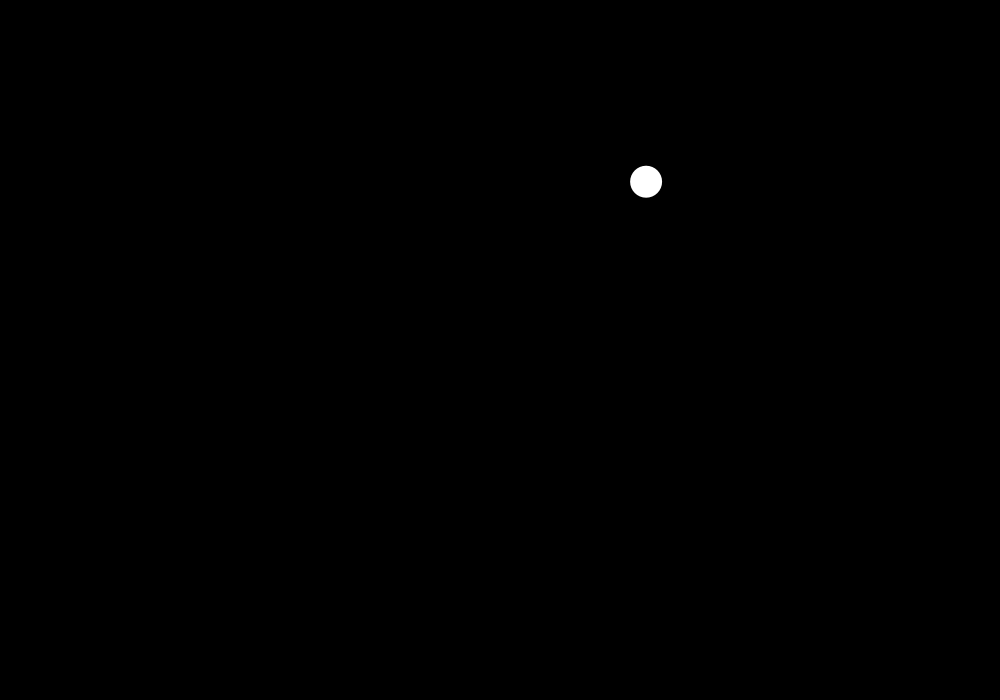
Frame 1 (no input)
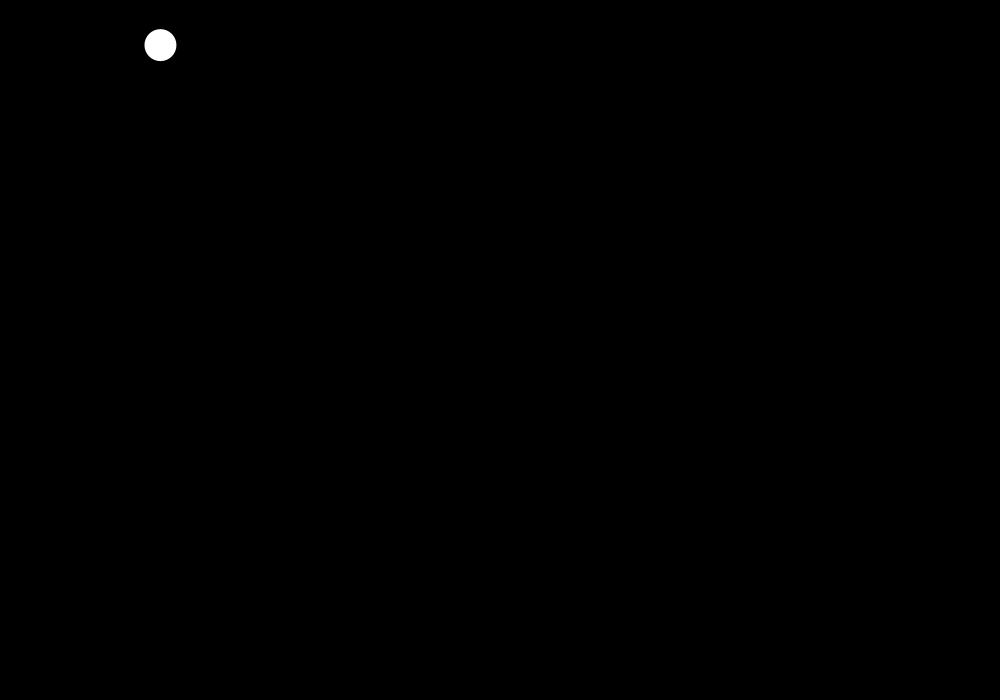
Frame 60 (the mouse pressed at the canvas centre just before this capture)
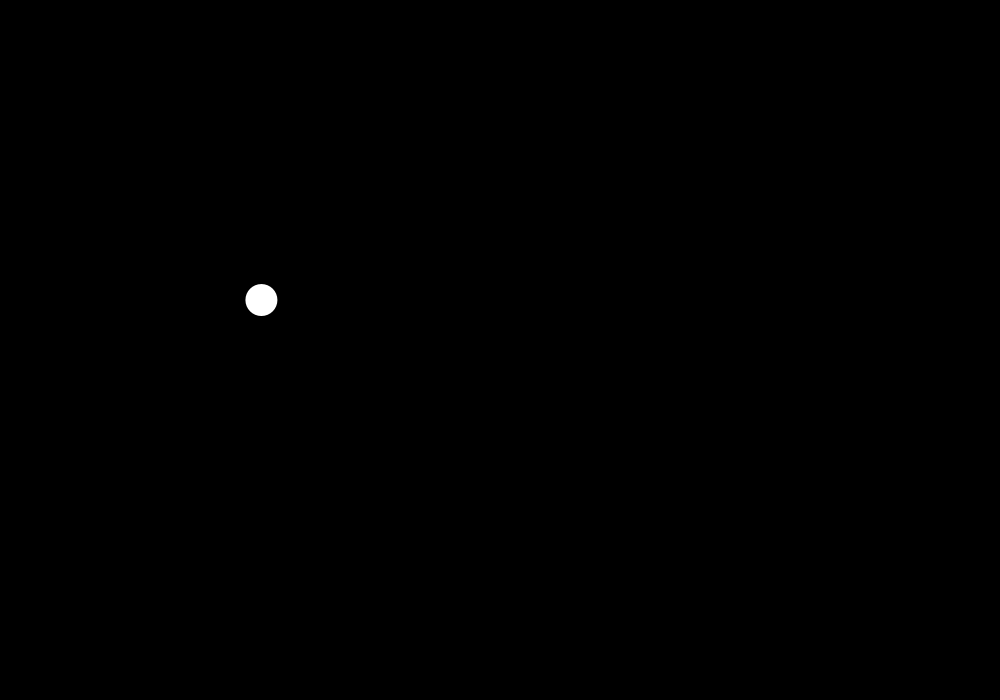
Frame 120 (the mouse held since frame 60 and released just before this capture)

The Processing sketch that drew these frames (run headless with seeded random() and noise(); from frame 60 on, the mouse is pressed at the canvas centre):

// Processing sketch: MoverObjectTowardsMouse
// ── MoverObjectTowardsMouse.pde
/*
  Try implementing the above example with a variable magnitude of acceleration, stronger when it is
  either closer or farther away. (Completato)
*/
Mover m;

void setup() {
  size(1000, 700);
  m = new Mover();
}

void draw() {
  background(0);
  m.update();
  m.show();
}

// ── Mover.pde
class Mover {

  PVector pos, vel, acc;
  float magnitude;
  float r = 16;
  float topSpeed = 10;
  final float DISTANCE = 200;

  Mover() {
    pos = new PVector(random(width), random(height));
    vel = new PVector(0, 0);
    acc = new PVector(0, 0);
  }

  void update() {
    float strength = 0;
    PVector mouse = new PVector(mouseX, mouseY);
    PVector direction = PVector.sub(mouse, pos);
    if(direction.mag() > DISTANCE) strength = 0.5;
    else strength = 0.1;
    direction.normalize();
    direction.mult(strength);
    
    acc = direction;
    vel.add(acc);
    vel.limit(topSpeed);
    pos.add(vel);
  }

  void show() {
    noStroke();
    fill(255);
    ellipse(pos.x, pos.y, r * 2, r * 2);
  }
}
